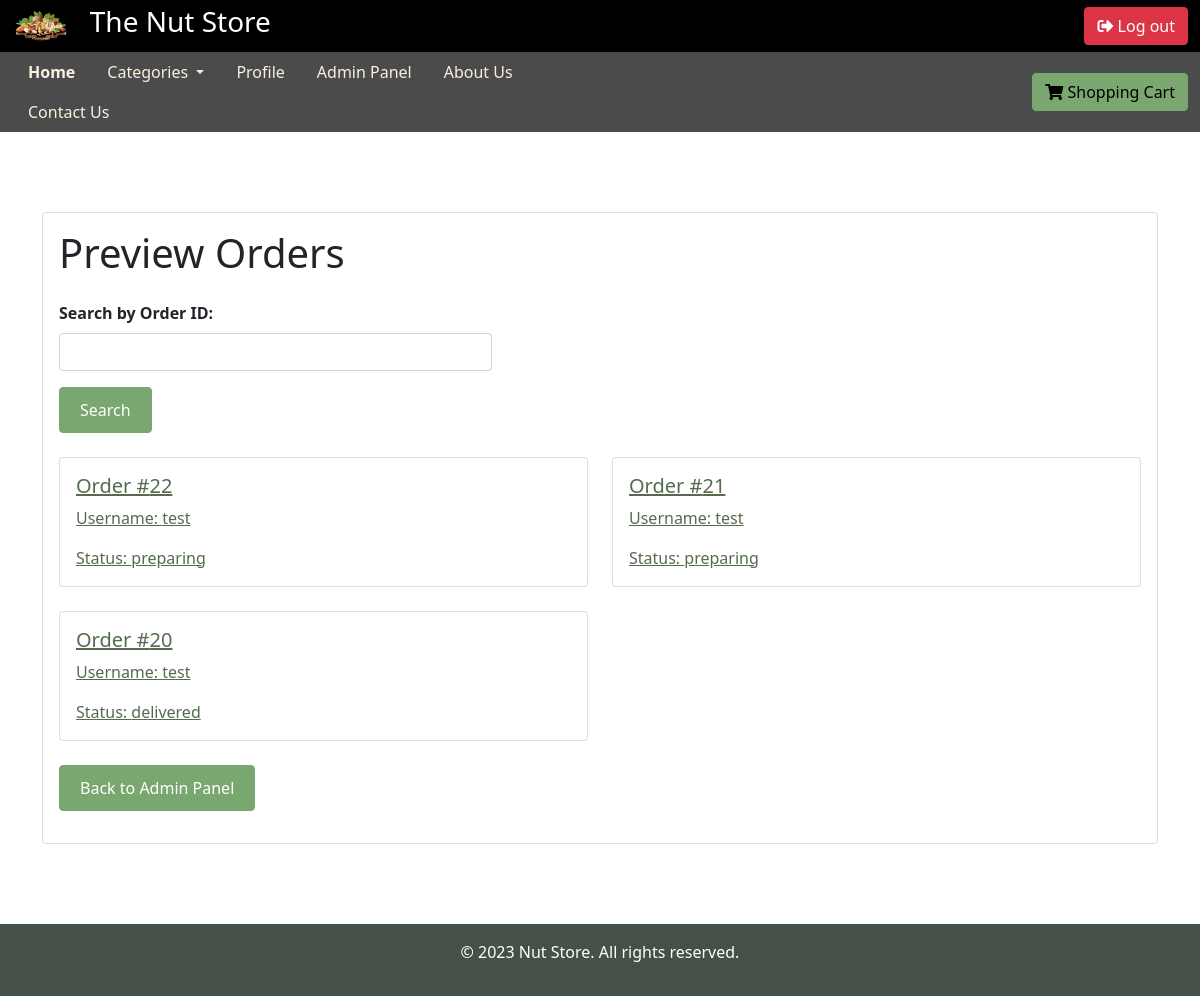
The app's page /admin_panel/preview_orders/ (signed in), older data.
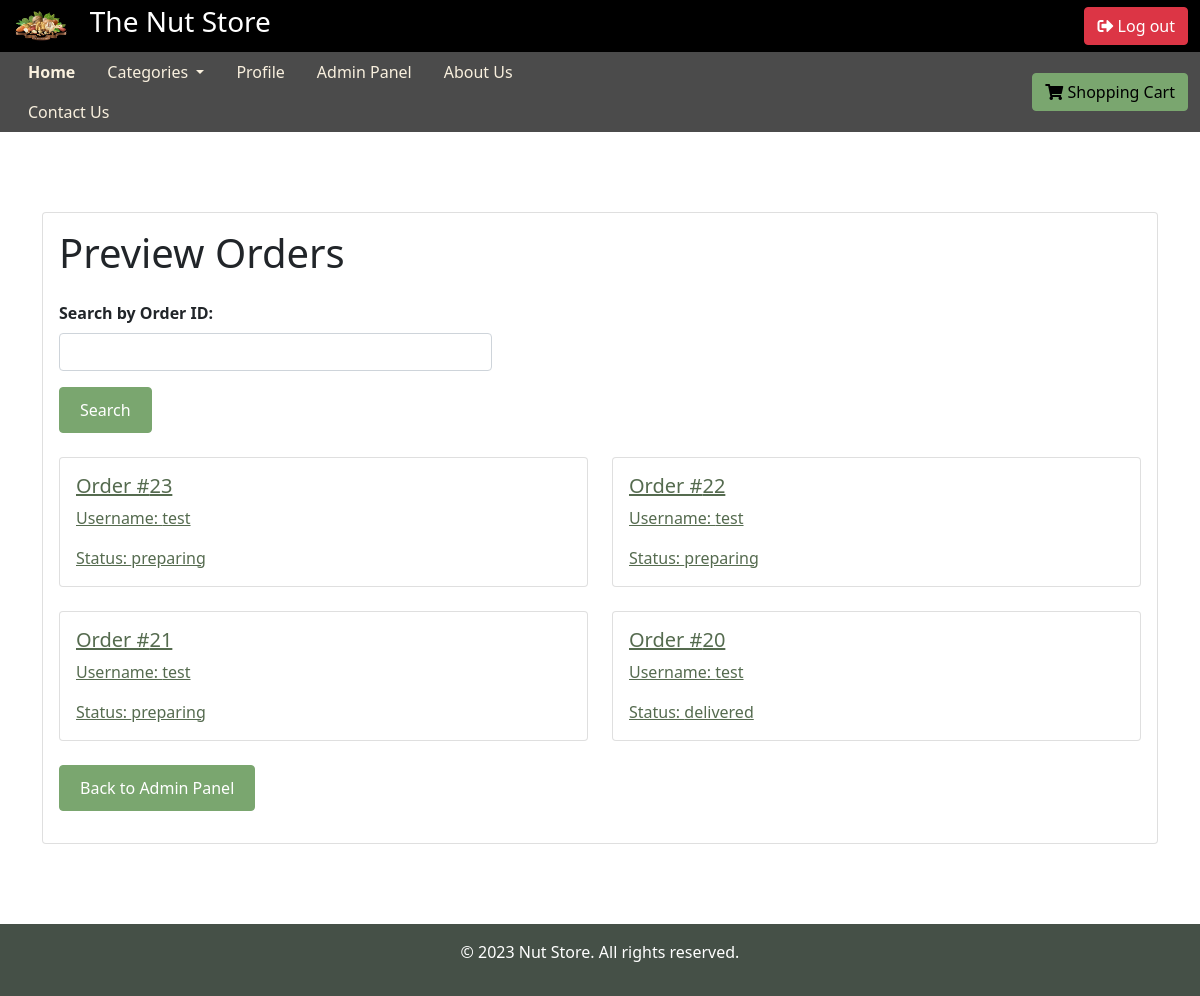
The same page, newer data.
### Nutstore/models.py (models this page shows, shortened)
class Order(models.Model):
    user = models.ForeignKey('accounts.CustomUser', on_delete=models.CASCADE)
    items = models.ManyToManyField(CartItem)
    total_cost = models.DecimalField(max_digits=10, decimal_places=2)
    created_at = models.DateTimeField(auto_now_add=True)
    STATUS_CHOICES = (
        ('preparing', 'Preparing'),
        ('delivered', 'Delivered'),
    )
    status = models.CharField(max_length=20, choices=STATUS_CHOICES, default='preparing')

### accounts/models.py (models this page shows, shortened)
class CustomUser(AbstractUser):
    name = models.CharField(max_length=100)
    family_name = models.CharField(max_length=100)
    username = models.CharField(max_length=50, unique=True)
    email = models.EmailField(unique=True)
    city = models.ForeignKey(City, null=True, blank=False ,on_delete=models.CASCADE)
    phone_number = models.CharField(max_length=11)  #09121234567
    address = models.CharField(max_length=500)
    is_buyer = models.BooleanField(default=False)
    is_seller = models.BooleanField(default=False)

### Nutstore/views.py (the view)
# urls.py: path('admin_panel/preview_orders/', views.preview_orders, name='preview_orders'),   #LIST ALL ORDERS FOR ADMIN
@login_required
@user_passes_test(lambda u: u.is_superuser)
def preview_orders(request):
    categories = set(product.category for product in Product.objects.all())
    order_id_query = request.GET.get('order_id')
    if order_id_query:
        orders = Order.objects.filter(id=order_id_query).order_by('-created_at')   #This is for the search by id
    else:
        orders = Order.objects.all().order_by('-created_at')    #if there is no id filter then gets all order objects and lists them based on their creation date
    context = {
        'orders': orders,
        'order_id_query': order_id_query,
        'categories': categories
    }
    return render(request, 'admin_panel/preview_orders.html', context)

### templates/admin_panel/preview_orders.html (shortened to what this page needs)
{% extends 'base.html' %}
{% block content %}
<div class="container" style="margin-top: 5rem; margin-bottom: 5rem;">
  <div class="row">
    <div class="col-md-12">
      <div class="card">
        <div class="card-body">
          <h1 class="mb-4">Preview Orders</h1>
          <form method="get" class="mb-4">
            <div class="form-group">
              <label for="order-id"><strong>Search by Order ID:</strong></label>
              <input type="text" name="order_id" id="order-id" class="form-control" style="width:40%">
            </div>
            <button type="submit" class="btn btn-primary">Search</button>
          </form>
          {% if orders %}
          <div class="row">
            {% for order in orders %}
            <div class="col-md-6">
              <div class="card mb-4">
                <div class="card-body">
                  <a href="{% url 'order_status' order.id %}" class="text-blue">
                    <h5 class="card-title">Order #{{ order.id }}</h5>
                    <p class="card-text">Username: {{ order.user.username }}</p>
                    <p class="card-text">Status: {{ order.status }}</p>
                  </a>
                </div>
              </div>
            </div>
            {% empty %}
            <div class="col-md-12">
              <p>No orders found.</p>
            </div>
            {% endfor %}
          </div>
          {% else %}
          <div class="row">
            <div class="col-md-12">
              <p>No orders found.</p>
            </div>
          </div>
          {% endif %}
          <p><a href="{% url 'admin_panel' %}" class="btn btn-primary">Back to Admin Panel</a></p>
        </div>
      </div>
    </div>
  </div>
</div>
{% endblock %}

Row changes from the older to the newer data that the page shows:
added Order: id "23", user.username "test", status "preparing"
